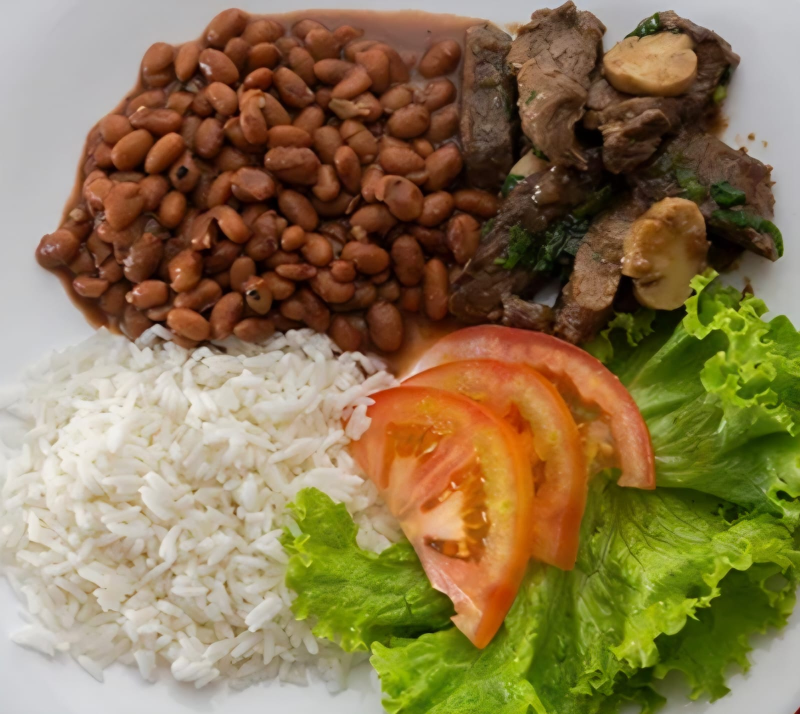
#> input picture V5 - Dataset/Treino novo Dataset/antes.jpg, 1600 x 1428 px (shown at 1/2 size)
$ python -i scriptTesteModeloTreinado.py   (imports and definitions only)
#> lines starting #> are read from the running program, lines starting #| are printed output that depends on the picture; after the words box and inside, x2 and y2 are one past the last pixel; in counts of white or black regions, pixels touching at a corner belong together
import cv2
from ultralytics import YOLO
import numpy as np
import os
from tkinter import filedialog, Tk

# 1. CONFIGURAÇÃO DO MODELO
# Certifique-se de apontar para o novo treino de segmentação (-seg)
weights_path = 'runs/segment/treino_comida_seg/weights/best.pt'

# [3 lines not run here, left out]

# [1 line that did not run here, left out]

# [8 lines left out: function selecionar_arquivo, not called in this run]

def limpar_fundo_para_ia(img_path):
#> called with img_path = 'antes.jpg'
    img = cv2.imread(img_path)
#> img is the input picture: shape (1428, 1600, 3); mean B, G, R 79.4, 118.1, 138.5
    if img is None: return None

    # Converte para escala de cinza e suaviza
    gray = cv2.cvtColor(img, cv2.COLOR_BGR2GRAY)
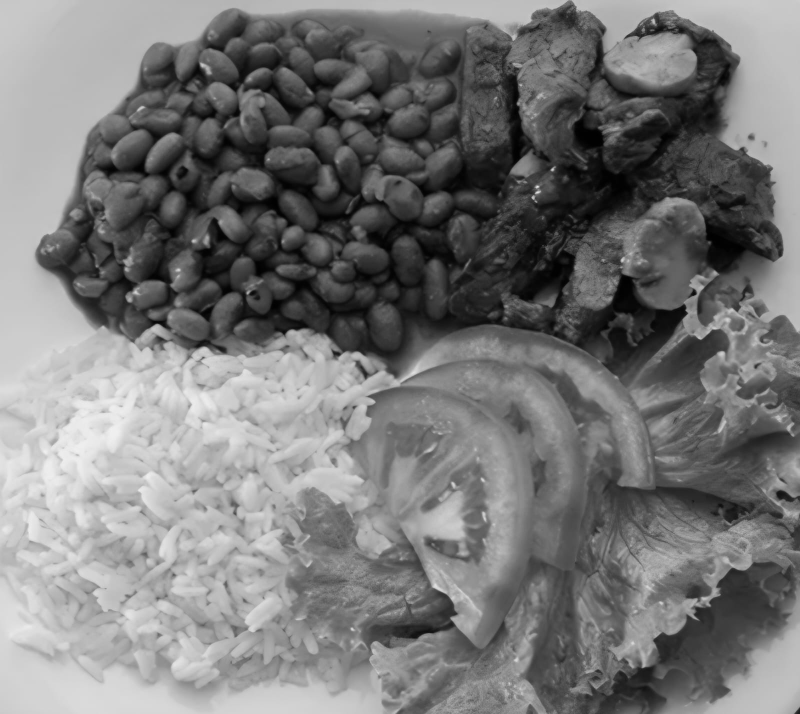
#> gray: shape (1428, 1600) (shown at 1/2 size); min 0, max 242, mean 119.8
    blurred = cv2.GaussianBlur(gray, (7, 7), 0)

    # Cria uma máscara: tudo que é escuro (mesa/sombras) vira preto puro
    # O valor 100 pode ser ajustado: menor = mais fundo mantido, maior = mais preto
    _, mask = cv2.threshold(blurred, 100, 255, cv2.THRESH_BINARY)
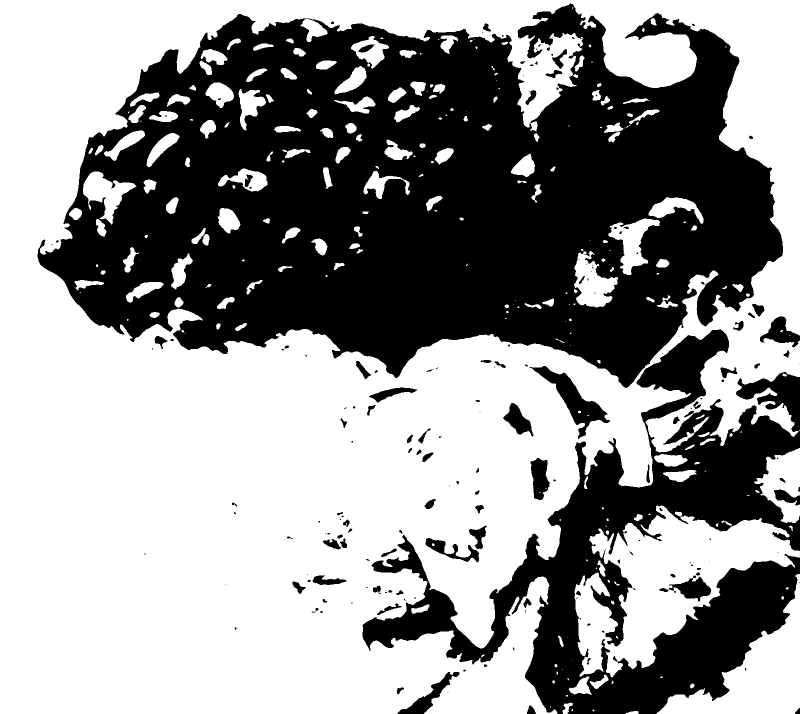
#> mask: shape (1428, 1600) (shown at 1/2 size); 58.2% white; 183 black regions (87 under 20 px), largest, box (x1, y1, x2, y2) and area: (75, 7, 1566, 776) 713323, (725, 659, 1600, 1428) 209144, (1059, 732, 1220, 878) 5967

    img_preparada = img.copy()
    img_preparada[mask == 0] = [0, 0, 0] # Pinta o fundo de preto
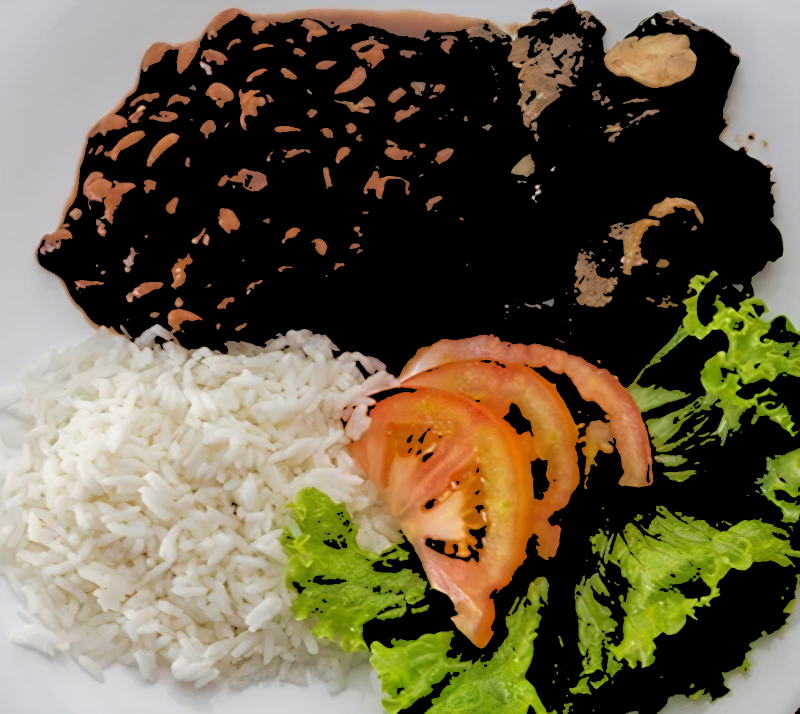
#> img_preparada: shape (1428, 1600, 3) (shown at 1/2 size); mean B, G, R 71.2, 94.8, 104.6

    return img_preparada

# [67 lines left out: functions obter_pixels_por_classe, executar_analise, not called in this run]

# [2 lines not run here, left out]

>>> result = limpar_fundo_para_ia('antes.jpg')
